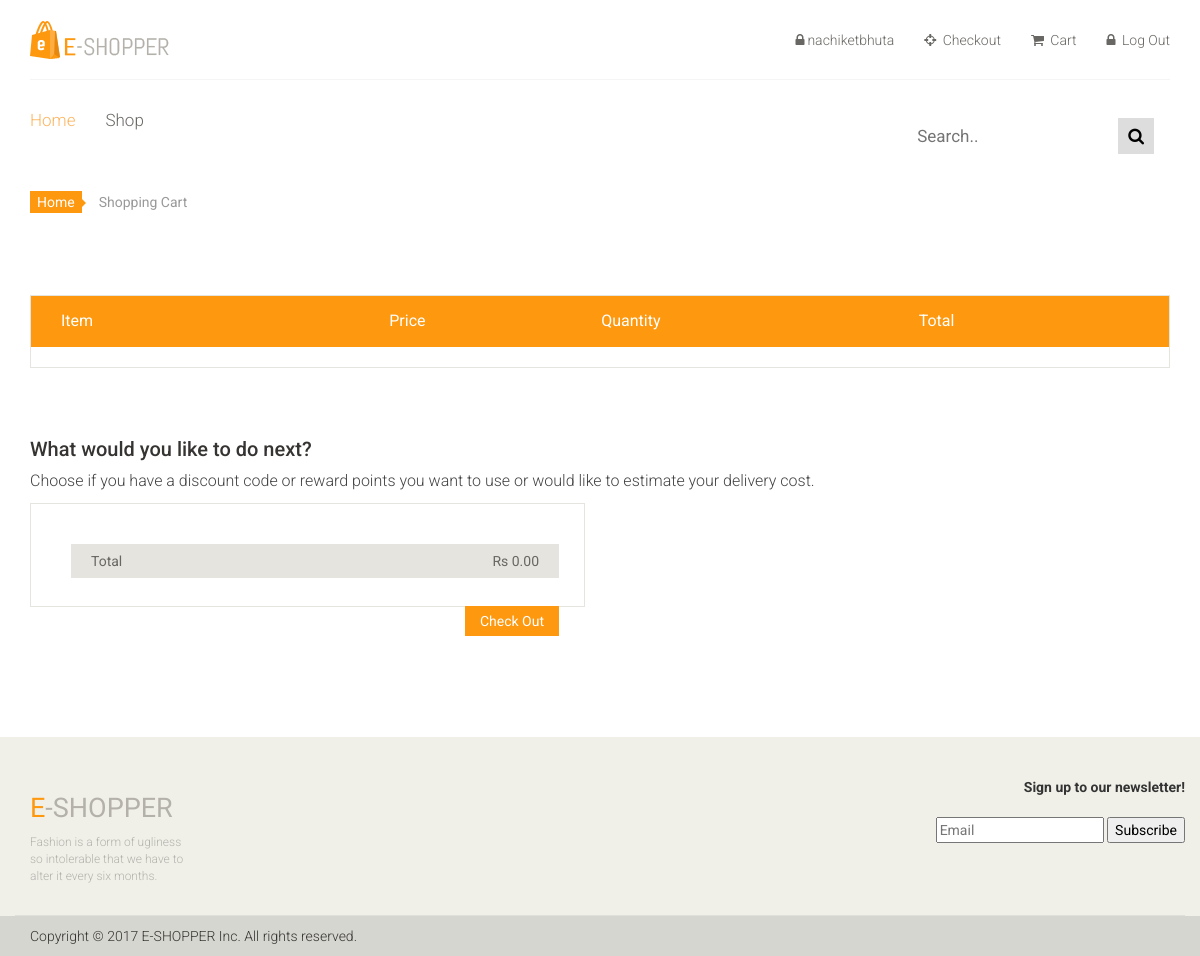
The page /shopping-cart.php (signed in) on the database as committed earlier.
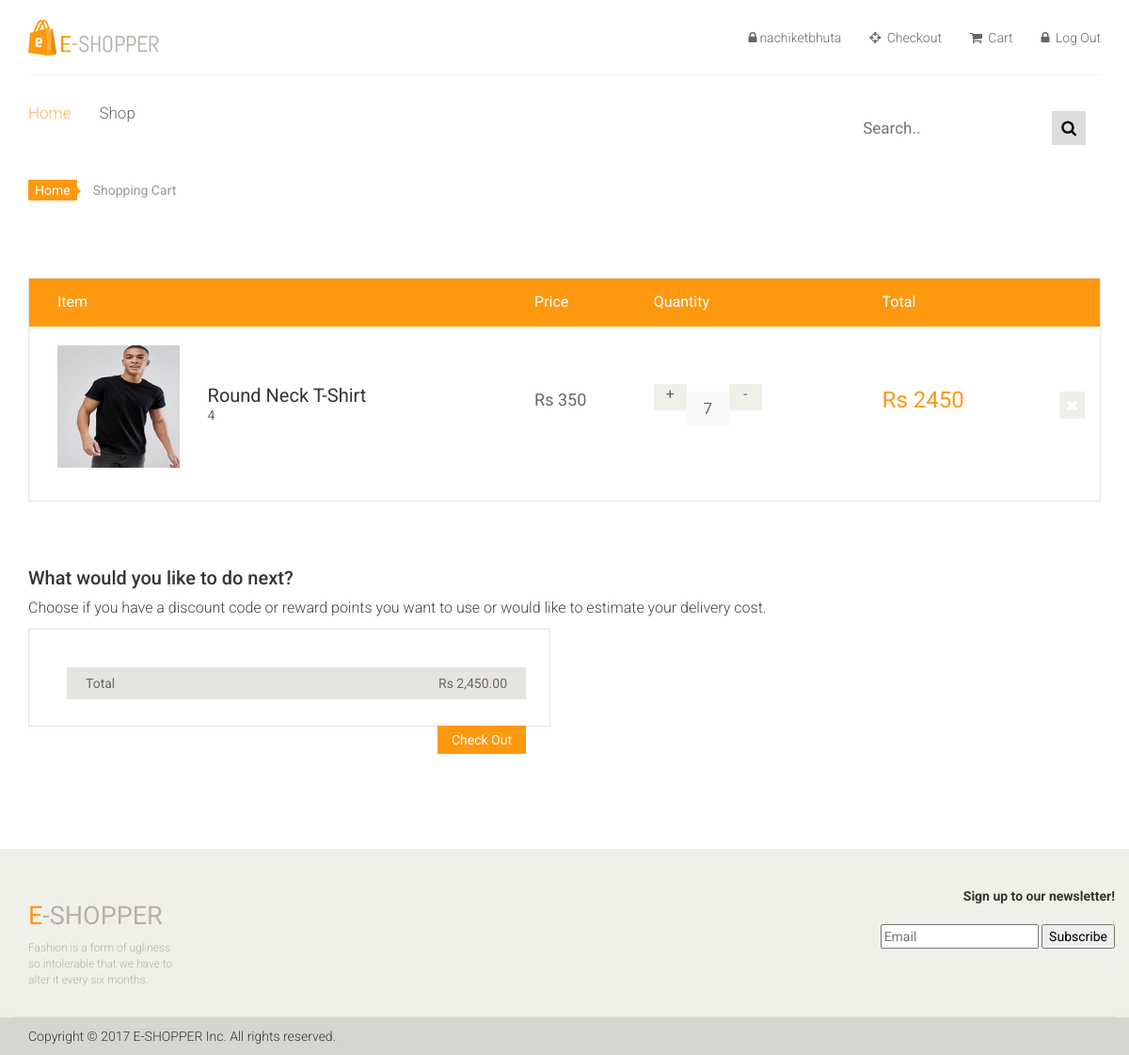
The same page on the database as committed later.
### tables this page shows
CREATE TABLE `cart` (
  `username` varchar(25) NOT NULL,
  `id` int(5) NOT NULL,
  `name` varchar(20) NOT NULL,
  `imagePath` varchar(50) NOT NULL,
  `quantity` int(5) NOT NULL,
  `price` float NOT NULL
);

### shopping-cart.php (the view, shortened to what this page needs)
<!DOCTYPE html>
<html lang="en">
<head>
    <link href="css/bootstrap.min.css" rel="stylesheet">
    <link href="css/font-awesome.min.css" rel="stylesheet">
    <link href="css/prettyPhoto.css" rel="stylesheet">
    <link href="css/price-range.css" rel="stylesheet">
    <link href="css/animate.css" rel="stylesheet">
	  <link href="css/main.css" rel="stylesheet">
	  <link href="css/responsive.css" rel="stylesheet">
</head>
<body>
  <?php include 'header.php'; ?>
	<section id="cart_items">
		<div class="container">
			<div class="breadcrumbs">
				<ol class="breadcrumb">
				  <li><a href="index.php">Home</a></li>
				  <li class="active">Shopping Cart</li>
				</ol>
			</div>
      <div class="table-responsive cart_info">
        <table class="table table-condensed">
          <thead>
            <tr class="cart_menu">
              <td class="image">Item</td>
              <td class="description"></td>
              <td class="price">Price</td>
              <td class="quantity">Quantity</td>
              <td class="total">Total</td>
              <td></td>
            </tr>
          </thead>
          <tbody>
            <?php
                $total = 0;
                if ($_COOKIE["username"]) {
                  $sql = "SELECT * FROM cart WHERE username IN('".$_COOKIE["username"]."');";
                $result = mysqli_query($db,$sql);
                if($result->num_rows > 0){
                  while ($row = mysqli_fetch_assoc($result)){
            ?>
            <tr>
              <td class="cart_product">
                <img src="<?php echo $row['imagePath']; ?>" alt="<?php echo $row['name']; ?>" style="height: 130px;">
              </td>
              <td class="cart_description">
                <h4><a href=""><?php echo $row['name']; ?></a></h4>
                <p><?php echo $row['id']; ?></p>
              </td>
              <td class="cart_price">
                <p>Rs <?php echo $row['price']; ?></p>
              </td>
              <td class="cart_quantity">
                <div class="cart_quantity_button">
                  <a class="cart_quantity_up" href="add-cart-button.php?id=<?php echo $row['id']; ?>"> + </a>
                  <input class="cart_quantity_input" type="text" name="quantity" value="<?php echo $row['quantity'];?>" autocomplete="off" size="2" disabled>
                  <a class="cart_quantity_down" href="subtract-cart-button.php?id=<?php echo $row['id']; ?>"> - </a>
                </div>
              </td>
              <td class="cart_total">
                <p class="cart_total_price">Rs <?php echo $row['price'] * $row['quantity']; ?> </p>
              </td>
              <td class="cart_delete">
                <a class="cart_quantity_delete" href="remove-from-cart.php?action=delete&id=<?php echo $row['id']; ?>" onclick="return confirm('Are you sure?')"><i class="fa fa-times"></i></a>
              </td>
            </tr>
            <?php
            $total = $total + ($row['price'] * $row['quantity']);
          }}?>
          </tbody>
        </table>
      </div>
		</div>
	</section>
	<section id="do_action">
		<div class="container">
			<div class="heading">
				<h3>What would you like to do next?</h3>
				<p>Choose if you have a discount code or reward points you want to use or would like to estimate your delivery cost.</p>
			</div>
			<div class="row">
				<div class="col-sm-6">
					<div class="total_area">
						<ul>
							<li>Total <span>Rs <?php echo number_format($total, 2);
            }?> </span></li>
						</ul>
							<a class="btn btn-default check_out" href="checkout.php" style = "float: right;">Check Out</a>
					</div>
				</div>
			</div>
		</div>
	</section>
  <?php include 'footer.php'; ?>
</body>
</html>

### header.php (shortened to what this page needs)
<header id="header">
	<div class="header-middle">
		<div class="container">
			<div class="row">
				<div class="col-sm-4">
					<div class="logo pull-left">
						<a href="index.php"><img src="images/home/logo.png" alt="" /></a>
					</div>
				</div>
				<div class="col-sm-8">
					<div class="shop-menu pull-right">
						<ul class="nav navbar-nav">
							<?php
							if (isset($_COOKIE["username"])) { ?>
               <li><a href=""><i class="fa fa-lock"></i><?php echo $_COOKIE["username"]; ?></a></li>
							<li><a href="checkout.php"><i class="fa fa-crosshairs"></i> Checkout</a></li>
							<li><a href="shopping-cart.php"><i class="fa fa-shopping-cart"></i> Cart</a></li>
							<li><a href="logout.php"><i class="fa fa-lock"></i> Log Out</a></li>
						<?php } ?>
						</ul>
					</div>
				</div>
			</div>
		</div>
	</div>
	<div class="header-bottom">
		<div class="container">
			<div class="row">
				<div class="col-sm-9">
					<div class="mainmenu pull-left">
						<ul class="nav navbar-nav collapse navbar-collapse">
							<li><a href="index.php" class="active">Home</a></li>
							<li class="dropdown"><a href="men-product-list.php">Shop</a></li>
					</div>
				</div>
				<div class="col-sm-3">
					<div class="search-container">
   					<form action="search-result.php" class="search" method="get">
     						<input type="text" placeholder="Search.." name="search">
     						<button type="submit"><i class="fa fa-search"></i></button>
   					</form>
 					</div>
				</div>
			</div>
		</div>
	</div>
</header>

### footer.php
<?php
	echo ('<footer id="footer">
		<div class="footer-top">
			<div class="container">
				<div class="row">
					<div class="col-sm-2">
						<div class="companyinfo">
							<h2><span>e</span>-shopper</h2>
							<p>Fashion is a form of ugliness so intolerable that we have to alter it every six months.</p>
						</div>
					</div>
					<br><br>
					<p style="font-size: 14px; float: right; font-weight: bold;">Sign up to our newsletter!</p><br><br>
					<form action="email-marketing.php" method="post" style="float: right;">
						<input type="email" name="email" id="email" placeholder="Email">
						<input type="submit" value="Subscribe">
					</form>
				</div>
			</div>
		</div>
		<div class="footer-bottom">
			<div class="container">
				<div class="row">
					<p class="pull-left">Copyright © 2017 E-SHOPPER Inc. All rights reserved.</p>
				</div>
			</div>
		</div>
	</footer>');
?>

### header.php (style rules this page uses)
.search-container { float: right; }
input[type=text] { padding: 6px; margin-top: 8px; font-size: 17px; border: none; }
.search-container button { float: right; padding: 6px 10px; margin-top: 8px; margin-right: 16px; background: #ddd; font-size: 17px; border: none; cursor: pointer; }

Rows that differ between the two databases and show on the page:
added cart: imagePath (picture), name "Round Neck T-Shirt", id "4", price "350", quantity "7", $row['price'] * $row['quantity'] "2450"
Other text that changed with them:
$total: "0.00" → "2,450.00"
